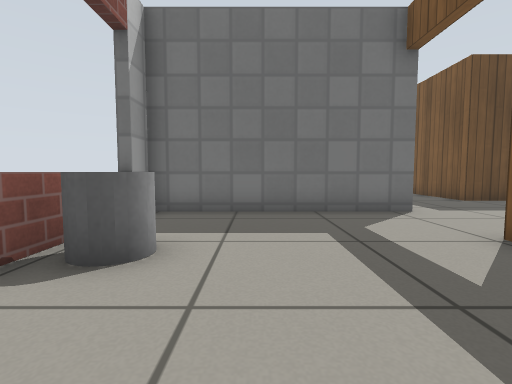
View 1 (above)

17 first-person views from a walk through a robot-simulator world made for Gazebo. The camera is 0.5 m above the floor, tilts 4° down and sees 85° across. Floor lines are 1 m apart. The floor is counted in squares, 0.5 m on a side. Each view is taken from the middle of a square. On the plan, view 1 faces up. The plan holds only what a view shows up to about 11 squares ahead; the rest is blank. The robots in the file are not drawn. Gazebo's built-in surfaces are drawn with simple patterns. Simple shapes stand in for some stock models.

View 2
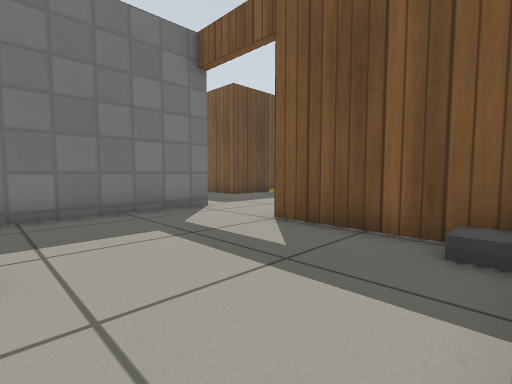

View 3
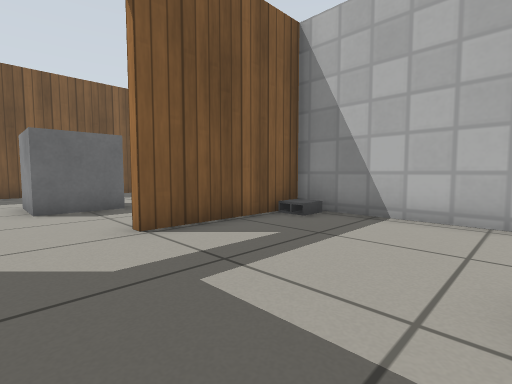

View 4
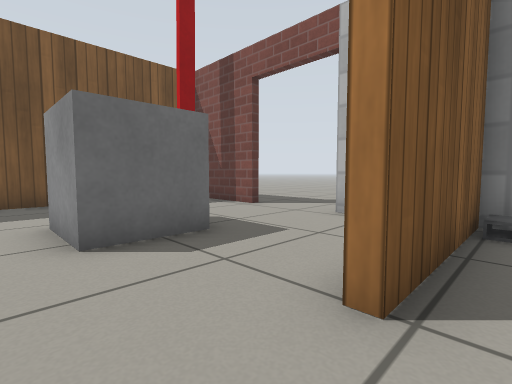

View 5
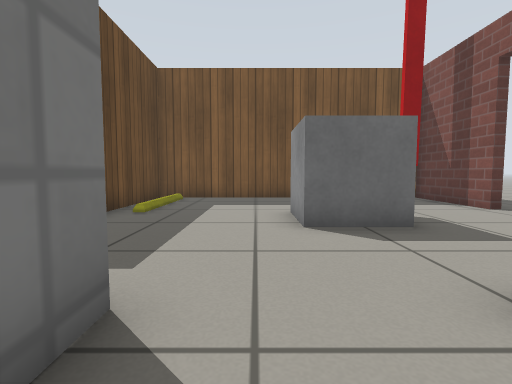

View 6
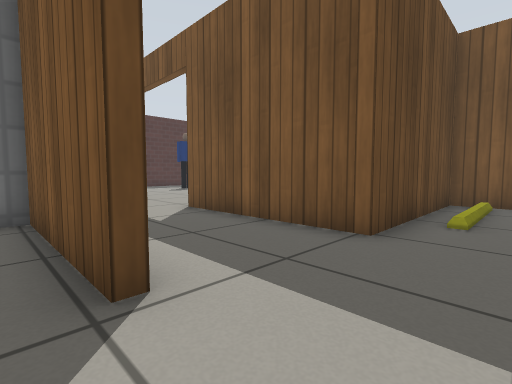

View 7
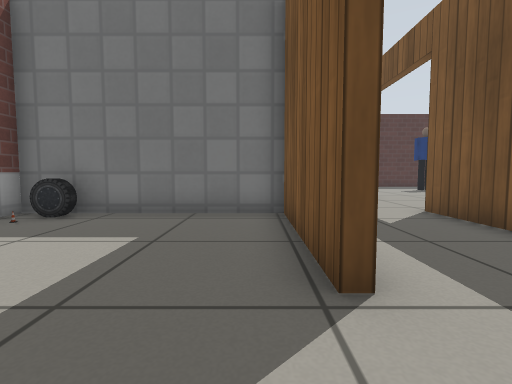

View 8
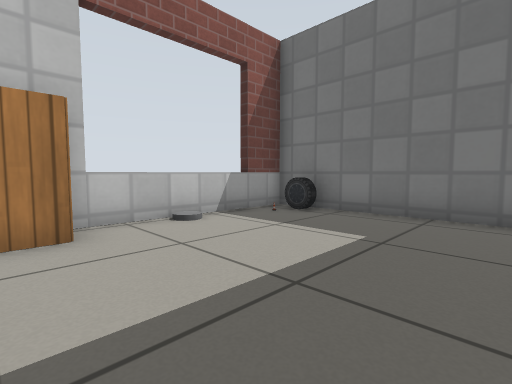

View 9
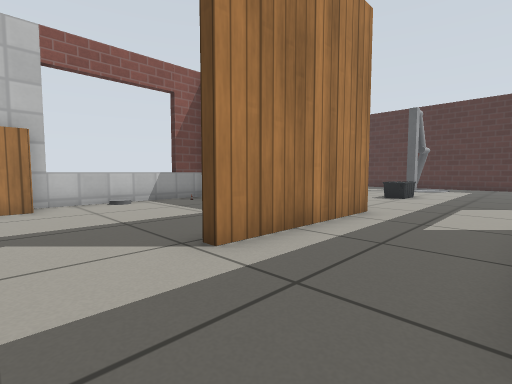

View 10
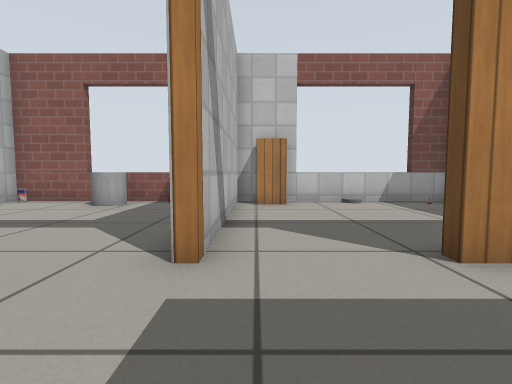

View 11
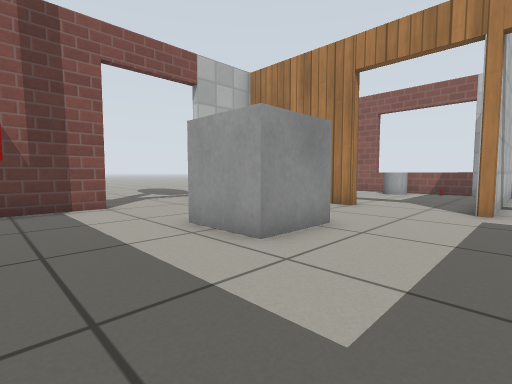

View 12
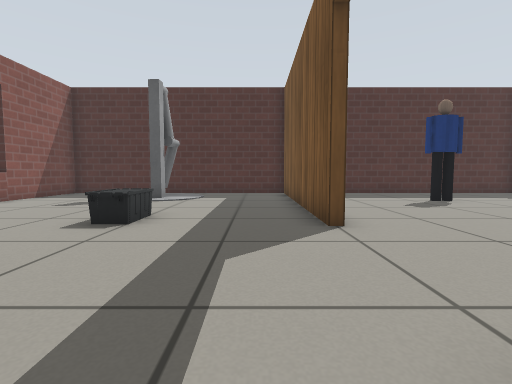

View 13
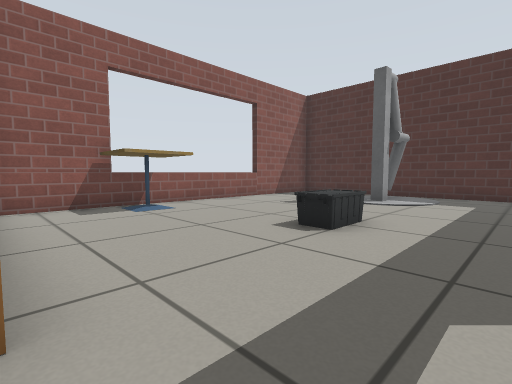

View 14
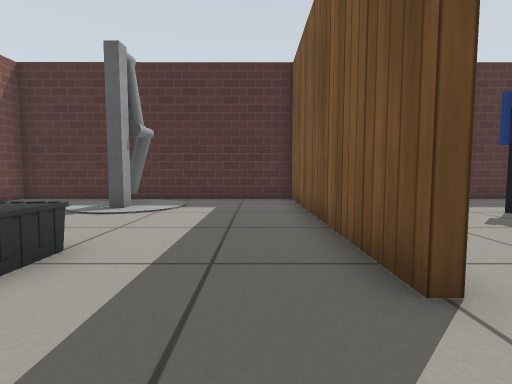

View 15
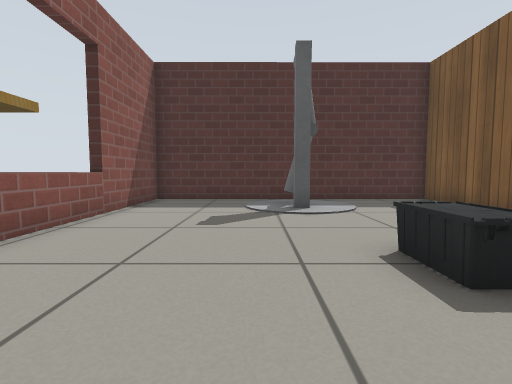

View 16
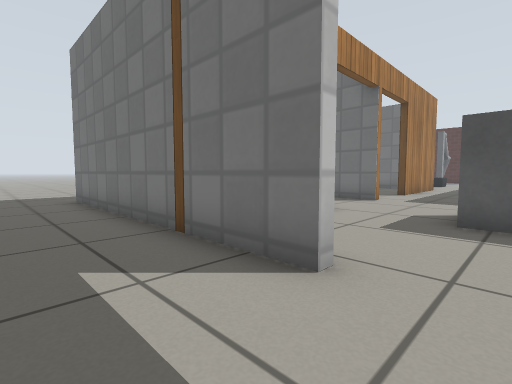

View 17
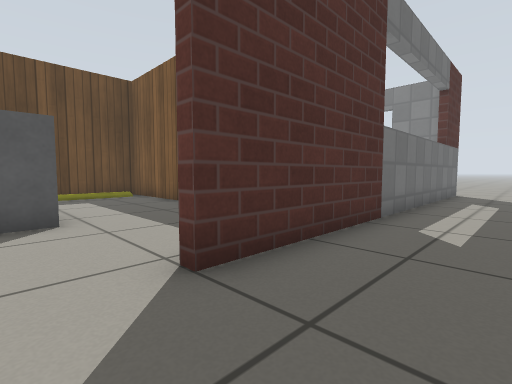

### Floor plan
Ten units are one square. View 1 is at (0, 0); x grows to the right and y downward. Boxes are objects, and circles mark ways between rooms. Rooms are numbered by the first view taken in them; rooms with no view inside come last. Other rooms are left out.
<svg viewBox="-36 -280 271 291">
<path fill="none" stroke="#000" d="M-7 3 37 3 37 -41M40 -71 -27 -71 -27 4M37 -101 37 -148 -27 -148 -27 -74 40 -74M40 -74 40 -71M40 -41 40 -4M95 3 131 3M44 3 65 3M130 -2 130 -98 74 -98 74 -152M40 -151 40 -101M74 -192 74 -275 -27 -275 -27 -152M215 6 95 6M65 6 -31 6"/>
<rect x="-25" y="-5" width="10" height="10" fill="#bbb"><title>other object</title></rect>
<rect x="-25" y="-45" width="10" height="20" fill="#bbb"><title>grey cylinder</title></rect>
<rect x="25" y="-5" width="10" height="10" fill="#bbb"><title>cinder block</title></rect>
<rect x="-25" y="-95" width="10" height="20" fill="#bbb"><title>cabinet</title></rect>
<rect x="-25" y="-135" width="10" height="10" fill="#bbb"><title>other object</title></rect>
<rect x="-25" y="-145" width="10" height="10" fill="#bbb"><title>car</title></rect>
<rect x="65" y="-55" width="30" height="30" fill="#bbb"><title>grey box</title></rect>
<rect x="115" y="-15" width="10" height="10" fill="#bbb"><title>other object</title></rect>
<rect x="-25" y="-195" width="20" height="20" fill="#bbb"><title>cafe table</title></rect>
<rect x="15" y="-265" width="20" height="20" fill="#bbb"><title>other object</title></rect>
<rect x="25" y="-205" width="10" height="20" fill="#bbb"><title>other object</title></rect>
<circle cx="40" cy="-70" r="3" fill="#2a7"/>
<circle cx="55" cy="-160" r="3" fill="#2a7"/>
<circle cx="80" cy="5" r="3" fill="#2a7"/>
<text x="0" y="-30">1</text>
<text x="0" y="-110">2</text>
<text x="80" y="-60">3</text>
<text x="20" y="-220">4</text>
<text x="230" y="-60">5</text>
</svg>
Room 1 opens to room 3. Room 3 opens to room 4. Room 3 opens to room 5.

Where each view was taken, in squares from view 1:
view 1: 0 up, 0 right, facing up
view 2: 0 up, 1 left, facing up-right
view 3: 6 up, 1 left, facing down-right
view 4: 6 up, 3 right, facing down-right
view 5: 6 up, 2 right, facing right
view 6: 8 up, 3 right, facing up-right
view 7: 8 up, 3 right, facing up
view 8: 8 up, 3 right, facing up-left
view 9: 8 up, 7 right, facing up-left
view 10: 8 up, 7 right, facing left
view 11: 8 up, 12 right, facing down-left
view 12: 14 up, 6 right, facing up
view 13: 15 up, 6 right, facing up-left
view 14: 17 up, 6 right, facing up
view 15: 17 up, 1 right, facing up
view 16: 3 down, 8 right, facing up-left
view 17: 3 down, 8 right, facing up-right
